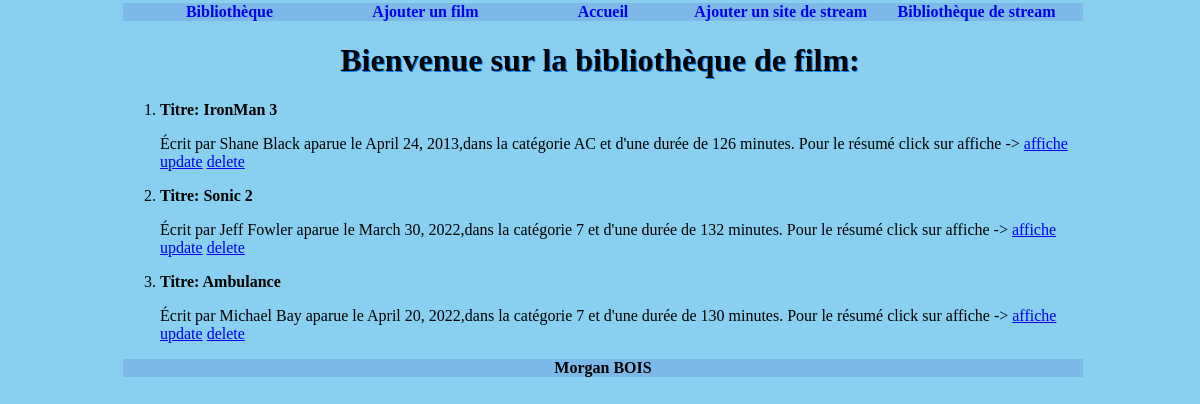
Before: /stream/ with the older database file.
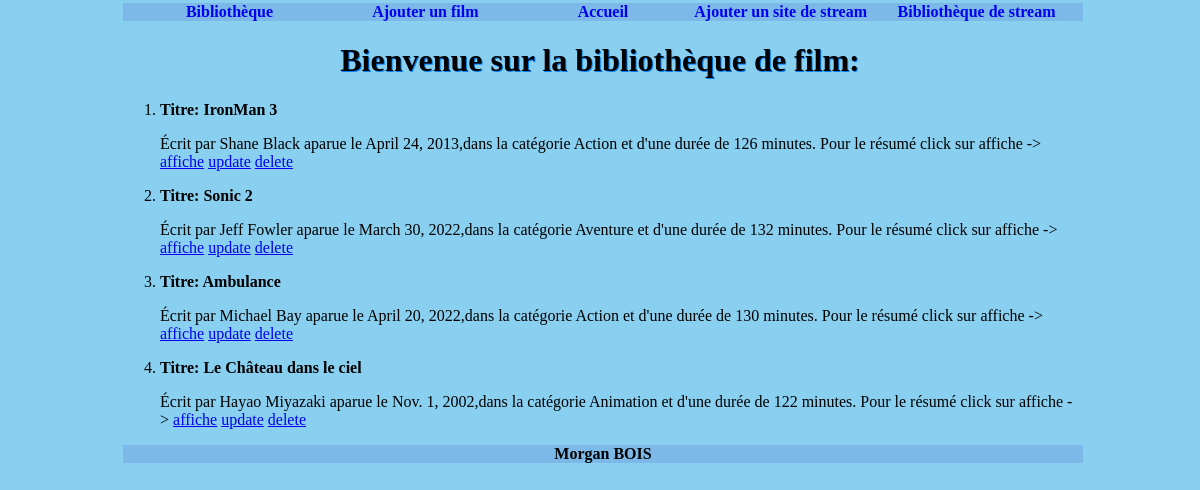
After: the same page with the newer database file.
### film/models.py (models this page shows, shortened)
class Film(models.Model):
    titre = models.CharField(max_length=100)
    realisateur = models.CharField(max_length=100)
    date_parution = models.DateField(blank=True, null=True)
    dure = models.IntegerField(blank=False)
    cat = models.CharField(max_length=30, choices=cat)
    resume = models.TextField(null=True, blank=True)
    imaurl=models.URLField(max_length=300)

### film/views.py (the view)
# urls.py: path("",views.index),
def index(request):
    liste = list(models.Film.objects.all())
    return render(request, "film/index.html", {"liste": liste})

### film/templates/film/index.html (shortened to what this page needs)
{% extends 'film/main.html' %}
{% block content %}
<body>
<h1> Bienvenue sur la bibliothèque de film: </h1>
<ol>
    {% for l in liste %}
    <li> <p class="ti">Titre: {{l.titre}}</p>
            <p>Écrit par {{l.realisateur}} aparue le {{l.date_parution}},dans la catégorie {{l.cat}} et d'une durée de {{l.dure}} minutes. Pour le résumé click sur affiche ->
            <a href="/stream/affiche/{{l.id}}/">affiche</a>
            <a href="/stream/update/{{l.id}}/">update</a>
            <a href="/stream/delete/{{l.id}}/">delete</a>
          </p>
        </li>
    {% endfor %}
</ol>
</body>
</html>
{% endblock %}

Changed rows visible on the page:
changed Film "IronMan 3": cat "AC" → "Action"
changed Film "Sonic 2": cat "7" → "Aventure"
changed Film "Ambulance": cat "7" → "Action"
added Film: titre "Le Château dans le ciel", realisateur "Hayao Miyazaki", date_parution "Nov. 1, 2002", cat "Animation", dure "122"
